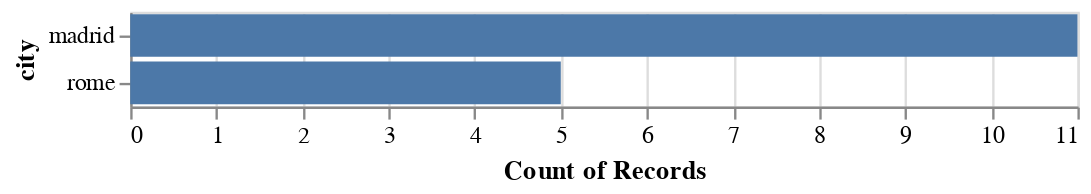

Notebook code for this chart:
### Code cell
alt.Chart(df_br_na).mark_bar().encode(
    x=alt.X('count({})'.format(CITY)),
    y=alt.Y(CITY)
)

### Figure 1 — Vega-Lite specification as saved in the notebook (floating-point values rounded to 4 significant figures)
{"config": {"view": {"continuousWidth": 400, "continuousHeight": 300}}, "data": {"name": "data-4912617eca7c9e33510144a62596d99a"}, "mark": "bar", "encoding": {"x": {"type": "nominal", "aggregate": "count", "field": "city"}, "y": {"type": "nominal", "field": "city"}}, "$schema": "https://vega.github.io/schema/vega-lite/v4.8.1.json", "datasets": {"data-4912617eca7c9e33510144a62596d99a": [{"datetime": "2021-08-01 05:02:36", "user_id": "630002484", "variant": "B", "city": "madrid", "event_type": "booking_request", "revenue": null}, {"datetime": "2021-08-07 19:03:15", "user_id": "550671703", "variant": "A", "city": "madrid", "event_type": "booking_request", "revenue": null}, {"datetime": "2021-08-08 03:50:03", "user_id": "636312924", "variant": "A", "city": "rome", "event_type": "booking_request", "revenue": null}, {"datetime": "2021-08-08 16:47:19", "user_id": "309520845", "variant": "B", "city": "madrid", "event_type": "booking_request", "revenue": null}, {"datetime": "2021-08-09 16:51:39", "user_id": "300995164", "variant": "A", "city": "madrid", "event_type": "booking_request", "revenue": null}, {"datetime": "2021-08-09 23:14:42", "user_id": "107611432", "variant": "B", "city": "madrid", "event_type": "booking_request", "revenue": null}, {"datetime": "2021-08-10 19:00:46", "user_id": "407676929", "variant": "B", "city": "rome", "event_type": "booking_request", "revenue": null}, {"datetime": "2021-08-13 19:33:48", "user_id": "135213498", "variant": "A", "city": "madrid", "event_type": "booking_request", "revenue": null}, {"datetime": "2021-08-14 19:12:41", "user_id": "426695352", "variant": "B", "city": "madrid", "event_type": "booking_request", "revenue": null}, {"datetime": "2021-08-18 06:33:00", "user_id": "390085734", "variant": "A", "city": "madrid", "event_type": "booking_request", "revenue": null}, {"datetime": "2021-08-22 16:53:01", "user_id": "243122065", "variant": "B", "city": "rome", "event_type": "booking_request", "revenue": null}, {"datetime": "2021-08-23 00:32:08", "user_id": "901299274", "variant": "A", "city": "madrid", "event_type": "booking_request", "revenue": null}, {"datetime": "2021-08-24 02:45:37", "user_id": "569286216", "variant": "B", "city": "madrid", "event_type": "booking_request", "revenue": null}, {"datetime": "2021-08-25 17:27:49", "user_id": "131601658", "variant": "A", "city": "rome", "event_type": "booking_request", "revenue": null}, {"datetime": "2021-08-26 11:57:54", "user_id": "872225754", "variant": "B", "city": "rome", "event_type": "booking_request", "revenue": null}, {"datetime": "2021-08-27 11:42:02", "user_id": "560117963", "variant": "B", "city": "madrid", "event_type": "booking_request", "revenue": null}]}}
